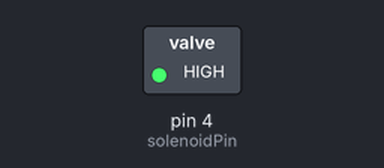
A sketch run on a simulated Arduino Uno, built with avr-gcc and run on an emulated ATmega328P. Parts: switched loads named in the sketch (green lamp = pin HIGH).

Above: at 0.1 s.
Timing chart, 0 to 1.6 s (numbered marks = the images above):
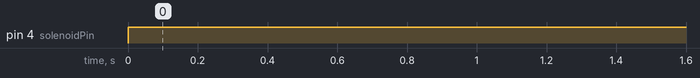

Measured:
- by itself, pin 4 (solenoidPin): LOW → HIGH at 0.00 s

The sketch:

solenoid_regulator.ino
```cpp
//Arduino code to turn solenoid valve on/off to precisely regulate distillation column reflux ratio

int solenoidPin = 4;    //Output pin on Arduino

void setup() {
  pinMode(solenoidPin, OUTPUT);  //Set pin as an output
}


#define SECOND 1000UL
#define MINUTE (SECOND * 60UL)
#define HOUR (MINUTE * 60UL)

void loop() {
  // Infinite loop.
  //Waiting time in milliseconds. Use variables defined above.
  //For example, if you want the solenoid on for 15 minutes, write delay(MINUTE*15);
  digitalWrite(solenoidPin, HIGH);    //Switch Solenoid ON
  delay(HOUR * 3);
  digitalWrite(solenoidPin, LOW);     //Switch Solenoid OFF
  delay(HOUR * 4);
}

//LP
```
